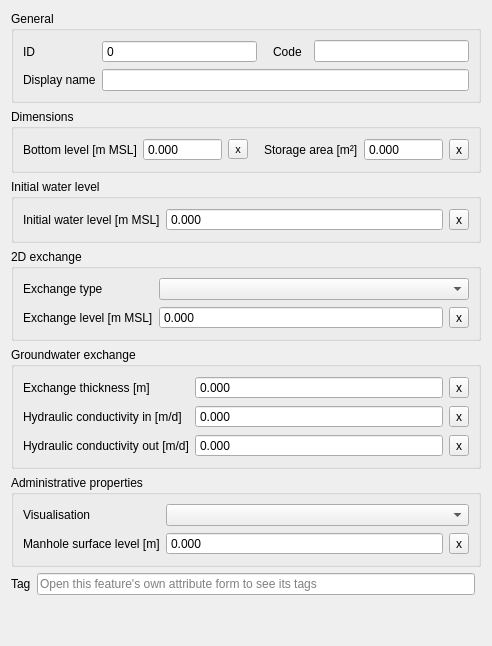
         <widget class="QWidget" name="tab_manhole_1">
          <attribute name="title">
           <string>Connection node start</string>
          </attribute>
          <layout class="QGridLayout" name="gridLayout_19">
           <item row="2" column="0" colspan="2">
            <widget class="QGroupBox" name="grp_initial_water_level_1">
             <property name="title">
              <string>Initial water level</string>
             </property>
             <layout class="QGridLayout" name="gridLayout_8">
              <item row="0" column="1">
               <widget class="QDoubleSpinBox" name="connection_node_1_initial_water_level">
                <property name="sizePolicy">
                 <sizepolicy hsizetype="Expanding" vsizetype="Fixed">
                  <horstretch>0</horstretch>
                  <verstretch>0</verstretch>
                 </sizepolicy>
                </property>
                <property name="locale">
                 <locale language="English" country="UnitedStates"/>
                </property>
                <property name="inputMethodHints">
                 <set>Qt::ImhNone</set>
                </property>
                <property name="buttonSymbols">
                 <enum>QAbstractSpinBox::NoButtons</enum>
                </property>
                <property name="decimals">
                 <number>3</number>
                </property>
                <property name="minimum">
                 <double>-99999999.000000000000000</double>
                </property>
                <property name="maximum">
                 <double>999999999.000000000000000</double>
                </property>
               </widget>
              </item>
              <item row="0" column="0">
               <widget class="QLabel" name="label_21">
                <property name="locale">
                 <locale language="English" country="UnitedStates"/>
                </property>
                <property name="text">
                 <string>Initial water level [m MSL]</string>
                </property>
                <property name="alignment">
                 <set>Qt::AlignLeading|Qt::AlignLeft|Qt::AlignVCenter</set>
                </property>
                <property name="indent">
                 <number>-1</number>
                </property>
               </widget>
              </item>
              <item row="0" column="2">
               <widget class="QToolButton" name="connection_node_1_initial_water_level_clear">
                <property name="text">
                 <string>x</string>
                </property>
               </widget>
              </item>
             </layout>
            </widget>
           </item>
           <item row="7" column="0">
            <spacer name="verticalSpacer_2">
             <property name="orientation">
              <enum>Qt::Vertical</enum>
             </property>
             <property name="sizeHint" stdset="0">
              <size>
               <width>20</width>
               <height>40</height>
              </size>
             </property>
            </spacer>
           </item>
           <item row="1" column="0" colspan="2">
            <widget class="QGroupBox" name="grp_dimensions_1">
             <property name="title">
              <string>Dimensions</string>
             </property>
             <layout class="QGridLayout" name="gridLayout_5">
              <item row="0" column="5">
               <widget class="QToolButton" name="connection_node_1_storage_area_clear">
                <property name="text">
                 <string>x</string>
                </property>
               </widget>
              </item>
              <item row="0" column="3">
               <widget class="QLabel" name="label_22">
                <property name="locale">
                 <locale language="English" country="UnitedStates"/>
                </property>
                <property name="text">
                 <string>Storage area [m²]</string>
                </property>
                <property name="alignment">
                 <set>Qt::AlignLeading|Qt::AlignLeft|Qt::AlignVCenter</set>
                </property>
                <property name="indent">
                 <number>10</number>
                </property>
               </widget>
              </item>
              <item row="0" column="0">
               <widget class="QLabel" name="label_23">
                <property name="locale">
                 <locale language="English" country="UnitedStates"/>
                </property>
                <property name="text">
                 <string>Bottom level [m MSL]</string>
                </property>
                <property name="alignment">
                 <set>Qt::AlignLeading|Qt::AlignLeft|Qt::AlignVCenter</set>
                </property>
                <property name="indent">
                 <number>-1</number>
                </property>
               </widget>
              </item>
              <item row="0" column="1">
               <widget class="QDoubleSpinBox" name="connection_node_1_bottom_level">
                <property name="sizePolicy">
                 <sizepolicy hsizetype="Expanding" vsizetype="Fixed">
                  <horstretch>0</horstretch>
                  <verstretch>0</verstretch>
                 </sizepolicy>
                </property>
                <property name="locale">
                 <locale language="English" country="UnitedStates"/>
                </property>
                <property name="inputMethodHints">
                 <set>Qt::ImhNone</set>
                </property>
                <property name="buttonSymbols">
                 <enum>QAbstractSpinBox::NoButtons</enum>
                </property>
                <property name="decimals">
                 <number>3</number>
                </property>
                <property name="minimum">
                 <double>-9999999999.000000000000000</double>
                </property>
                <property name="maximum">
                 <double>9999999999.000000000000000</double>
                </property>
               </widget>
              </item>
              <item row="0" column="4">
               <widget class="QDoubleSpinBox" name="connection_node_1_storage_area">
                <property name="sizePolicy">
                 <sizepolicy hsizetype="Expanding" vsizetype="Fixed">
                  <horstretch>0</horstretch>
                  <verstretch>0</verstretch>
                 </sizepolicy>
                </property>
                <property name="locale">
                 <locale language="English" country="UnitedStates"/>
                </property>
                <property name="inputMethodHints">
                 <set>Qt::ImhNone</set>
                </property>
                <property name="buttonSymbols">
                 <enum>QAbstractSpinBox::NoButtons</enum>
                </property>
                <property name="decimals">
                 <number>3</number>
                </property>
                <property name="minimum">
                 <double>-99999999.000000000000000</double>
                </property>
                <property name="maximum">
                 <double>999999999.000000000000000</double>
                </property>
               </widget>
              </item>
              <item row="0" column="2">
               <widget class="QToolButton" name="connection_node_1_bottom_level_clear">
                <property name="font">
                 <font>
                  <pointsize>8</pointsize>
                 </font>
                </property>
                <property name="text">
                 <string>x</string>
                </property>
               </widget>
              </item>
             </layout>
            </widget>
           </item>
           <item row="0" column="0" colspan="2">
            <widget class="QGroupBox" name="grp_general_1">
             <property name="enabled">
              <bool>true</bool>
             </property>
             <property name="locale">
              <locale language="English" country="UnitedStates"/>
             </property>
             <property name="title">
              <string>General</string>
             </property>
             <layout class="QGridLayout" name="gridLayout_16">
              <item row="1" column="0">
               <widget class="QLabel" name="label_24">
                <property name="locale">
                 <locale language="English" country="UnitedStates"/>
                </property>
                <property name="text">
                 <string>ID</string>
                </property>
                <property name="alignment">
                 <set>Qt::AlignLeading|Qt::AlignLeft|Qt::AlignVCenter</set>
                </property>
               </widget>
              </item>
              <item row="1" column="1">
               <widget class="QSpinBox" name="connection_node_1_id">
                <property name="sizePolicy">
                 <sizepolicy hsizetype="Expanding" vsizetype="Fixed">
                  <horstretch>0</horstretch>
                  <verstretch>0</verstretch>
                 </sizepolicy>
                </property>
                <property name="locale">
                 <locale language="English" country="UnitedStates"/>
                </property>
                <property name="readOnly">
                 <bool>true</bool>
                </property>
                <property name="buttonSymbols">
                 <enum>QAbstractSpinBox::NoButtons</enum>
                </property>
                <property name="maximum">
                 <number>999999999</number>
                </property>
               </widget>
              </item>
              <item row="2" column="1" colspan="4">
               <widget class="QLineEdit" name="connection_node_1_display_name"/>
              </item>
              <item row="2" column="0">
               <widget class="QLabel" name="label_39">
                <property name="text">
                 <string>Display name</string>
                </property>
               </widget>
              </item>
              <item row="1" column="2">
               <widget class="QLabel" name="label_40">
                <property name="locale">
                 <locale language="English" country="UnitedStates"/>
                </property>
                <property name="text">
                 <string>Code</string>
                </property>
                <property name="alignment">
                 <set>Qt::AlignLeading|Qt::AlignLeft|Qt::AlignVCenter</set>
                </property>
                <property name="indent">
                 <number>10</number>
                </property>
               </widget>
              </item>
              <item row="1" column="4">
               <widget class="QLineEdit" name="connection_node_1_code">
                <property name="sizePolicy">
                 <sizepolicy hsizetype="Expanding" vsizetype="Fixed">
                  <horstretch>0</horstretch>
                  <verstretch>0</verstretch>
                 </sizepolicy>
                </property>
                <property name="locale">
                 <locale language="English" country="UnitedStates"/>
                </property>
               </widget>
              </item>
             </layout>
            </widget>
           </item>
           <item row="3" column="0" colspan="2">
            <widget class="QGroupBox" name="grp_2d_exchange_1">
             <property name="enabled">
              <bool>true</bool>
             </property>
             <property name="locale">
              <locale language="English" country="UnitedStates"/>
             </property>
             <property name="title">
              <string>2D exchange</string>
             </property>
             <layout class="QGridLayout" name="gridLayout_15">
              <item row="2" column="0">
               <widget class="QLabel" name="label_17">
                <property name="locale">
                 <locale language="English" country="UnitedStates"/>
                </property>
                <property name="text">
                 <string>Exchange level [m MSL]</string>
                </property>
                <property name="alignment">
                 <set>Qt::AlignLeading|Qt::AlignLeft|Qt::AlignVCenter</set>
                </property>
                <property name="indent">
                 <number>-1</number>
                </property>
               </widget>
              </item>
              <item row="2" column="1">
               <widget class="QDoubleSpinBox" name="connection_node_1_exchange_level">
                <property name="sizePolicy">
                 <sizepolicy hsizetype="Expanding" vsizetype="Fixed">
                  <horstretch>0</horstretch>
                  <verstretch>0</verstretch>
                 </sizepolicy>
                </property>
                <property name="locale">
                 <locale language="English" country="UnitedStates"/>
                </property>
                <property name="inputMethodHints">
                 <set>Qt::ImhNone</set>
                </property>
                <property name="buttonSymbols">
                 <enum>QAbstractSpinBox::NoButtons</enum>
                </property>
                <property name="decimals">
                 <number>3</number>
                </property>
                <property name="minimum">
                 <double>-9999999999.000000000000000</double>
                </property>
                <property name="maximum">
                 <double>9999999999.000000000000000</double>
                </property>
               </widget>
              </item>
              <item row="2" column="2">
               <widget class="QToolButton" name="connection_node_1_exchange_level_clear">
                <property name="text">
                 <string>x</string>
                </property>
               </widget>
              </item>
              <item row="0" column="0">
               <widget class="QLabel" name="label_20">
                <property name="text">
                 <string>Exchange type</string>
                </property>
               </widget>
              </item>
              <item row="0" column="1" colspan="2">
               <widget class="QComboBox" name="connection_node_1_exchange_type"/>
              </item>
             </layout>
            </widget>
           </item>
           <item row="4" column="0" colspan="2">
            <widget class="QGroupBox" name="grp_groundwater_1">
             <property name="title">
              <string>Groundwater exchange</string>
             </property>
             <layout class="QGridLayout" name="gridLayout_9">
              <item row="0" column="1">
               <widget class="QDoubleSpinBox" name="connection_node_1_exchange_thickness">
                <property name="sizePolicy">
                 <sizepolicy hsizetype="Expanding" vsizetype="Fixed">
                  <horstretch>0</horstretch>
                  <verstretch>0</verstretch>
                 </sizepolicy>
                </property>
                <property name="locale">
                 <locale language="English" country="UnitedStates"/>
                </property>
                <property name="buttonSymbols">
                 <enum>QAbstractSpinBox::NoButtons</enum>
                </property>
                <property name="decimals">
                 <number>3</number>
                </property>
                <property name="maximum">
                 <double>1000000.000000000000000</double>
                </property>
               </widget>
              </item>
              <item row="0" column="2">
               <widget class="QToolButton" name="connection_node_1_exchange_thickness_clear">
                <property name="text">
                 <string>x</string>
                </property>
               </widget>
              </item>
              <item row="0" column="0">
               <widget class="QLabel" name="label_26">
                <property name="locale">
                 <locale language="English" country="UnitedStates"/>
                </property>
                <property name="text">
                 <string>Exchange thickness [m]</string>
                </property>
                <property name="alignment">
                 <set>Qt::AlignLeading|Qt::AlignLeft|Qt::AlignVCenter</set>
                </property>
               </widget>
              </item>
              <item row="1" column="0">
               <widget class="QLabel" name="label_27">
                <property name="locale">
                 <locale language="English" country="UnitedStates"/>
                </property>
                <property name="text">
                 <string>Hydraulic conductivity in [m/d]</string>
                </property>
                <property name="alignment">
                 <set>Qt::AlignLeading|Qt::AlignLeft|Qt::AlignVCenter</set>
                </property>
               </widget>
              </item>
              <item row="1" column="1">
               <widget class="QDoubleSpinBox" name="connection_node_1_hydraulic_conductivity_in">
                <property name="sizePolicy">
                 <sizepolicy hsizetype="Expanding" vsizetype="Fixed">
                  <horstretch>0</horstretch>
                  <verstretch>0</verstretch>
                 </sizepolicy>
                </property>
                <property name="locale">
                 <locale language="English" country="UnitedStates"/>
                </property>
                <property name="buttonSymbols">
                 <enum>QAbstractSpinBox::NoButtons</enum>
                </property>
                <property name="decimals">
                 <number>3</number>
                </property>
                <property name="maximum">
                 <double>1000000.000000000000000</double>
                </property>
               </widget>
              </item>
              <item row="1" column="2">
               <widget class="QToolButton" name="connection_node_1_hydraulic_conductivity_in_clear">
                <property name="text">
                 <string>x</string>
                </property>
               </widget>
              </item>
              <item row="2" column="0">
               <widget class="QLabel" name="label_28">
                <property name="locale">
                 <locale language="English" country="UnitedStates"/>
                </property>
                <property name="text">
                 <string>Hydraulic conductivity out [m/d]</string>
                </property>
                <property name="alignment">
                 <set>Qt::AlignLeading|Qt::AlignLeft|Qt::AlignVCenter</set>
                </property>
               </widget>
              </item>
              <item row="2" column="1">
               <widget class="QDoubleSpinBox" name="connection_node_1_hydraulic_conductivity_out">
                <property name="sizePolicy">
                 <sizepolicy hsizetype="Expanding" vsizetype="Fixed">
                  <horstretch>0</horstretch>
                  <verstretch>0</verstretch>
                 </sizepolicy>
                </property>
                <property name="locale">
                 <locale language="English" country="UnitedStates"/>
                </property>
                <property name="buttonSymbols">
                 <enum>QAbstractSpinBox::NoButtons</enum>
                </property>
                <property name="decimals">
                 <number>3</number>
                </property>
                <property name="maximum">
                 <double>1000000.000000000000000</double>
                </property>
               </widget>
              </item>
              <item row="2" column="2">
               <widget class="QToolButton" name="connection_node_1_hydraulic_conductivity_out_clear">
                <property name="text">
                 <string>x</string>
                </property>
               </widget>
              </item>
             </layout>
            </widget>
           </item>
           <item row="5" column="0" colspan="2">
            <widget class="QGroupBox" name="grp_administative_properties_1">
             <property name="title">
              <string>Administrative properties</string>
             </property>
             <layout class="QGridLayout" name="gridLayout_13">
              <item row="2" column="0">
               <widget class="QLabel" name="label_16">
                <property name="locale">
                 <locale language="English" country="UnitedStates"/>
                </property>
                <property name="text">
                 <string>Manhole surface level [m]</string>
                </property>
                <property name="alignment">
                 <set>Qt::AlignLeading|Qt::AlignLeft|Qt::AlignVCenter</set>
                </property>
                <property name="indent">
                 <number>-1</number>
                </property>
               </widget>
              </item>
              <item row="2" column="2">
               <widget class="QToolButton" name="connection_node_1_manhole_surface_level_clear">
                <property name="font">
                 <font>
                  <weight>50</weight>
                  <italic>false</italic>
                  <bold>false</bold>
                 </font>
                </property>
                <property name="text">
                 <string>x</string>
                </property>
               </widget>
              </item>
              <item row="2" column="1">
               <widget class="QDoubleSpinBox" name="connection_node_1_manhole_surface_level">
                <property name="sizePolicy">
                 <sizepolicy hsizetype="Expanding" vsizetype="Fixed">
                  <horstretch>0</horstretch>
                  <verstretch>0</verstretch>
                 </sizepolicy>
                </property>
                <property name="locale">
                 <locale language="English" country="UnitedStates"/>
                </property>
                <property name="inputMethodHints">
                 <set>Qt::ImhNone</set>
                </property>
                <property name="buttonSymbols">
                 <enum>QAbstractSpinBox::NoButtons</enum>
                </property>
                <property name="decimals">
                 <number>3</number>
                </property>
                <property name="minimum">
                 <double>-9999999999.000000000000000</double>
                </property>
                <property name="maximum">
                 <double>9999999999.000000000000000</double>
                </property>
               </widget>
              </item>
              <item row="0" column="0">
               <widget class="QLabel" name="label_41">
                <property name="locale">
                 <locale language="English" country="UnitedStates"/>
                </property>
                <property name="text">
                 <string>Visualisation</string>
                </property>
                <property name="alignment">
                 <set>Qt::AlignLeading|Qt::AlignLeft|Qt::AlignVCenter</set>
                </property>
                <property name="indent">
                 <number>-1</number>
                </property>
               </widget>
              </item>
              <item row="0" column="1" colspan="2">
               <widget class="QComboBox" name="connection_node_1_visualisation">
                <property name="sizePolicy">
                 <sizepolicy hsizetype="Expanding" vsizetype="Fixed">
                  <horstretch>0</horstretch>
                  <verstretch>0</verstretch>
                 </sizepolicy>
                </property>
                <property name="locale">
                 <locale language="English" country="UnitedStates"/>
                </property>
               </widget>
              </item>
             </layout>
            </widget>
           </item>
           <item row="6" column="0">
            <layout class="QHBoxLayout" name="horizontalLayout_3">
             <property name="bottomMargin">
              <number>0</number>
             </property>
             <item>
              <widget class="QLabel" name="label_14">
               <property name="text">
                <string>Tag</string>
               </property>
              </widget>
             </item>
             <item>
              <widget class="QLineEdit" name="connection_node_1_tags">
               <property name="readOnly">
                <bool>true</bool>
               </property>
               <property name="placeholderText">
                <string>Open this feature's own attribute form to see its tags</string>
               </property>
              </widget>
             </item>
            </layout>
           </item>
          </layout>
         </widget>
